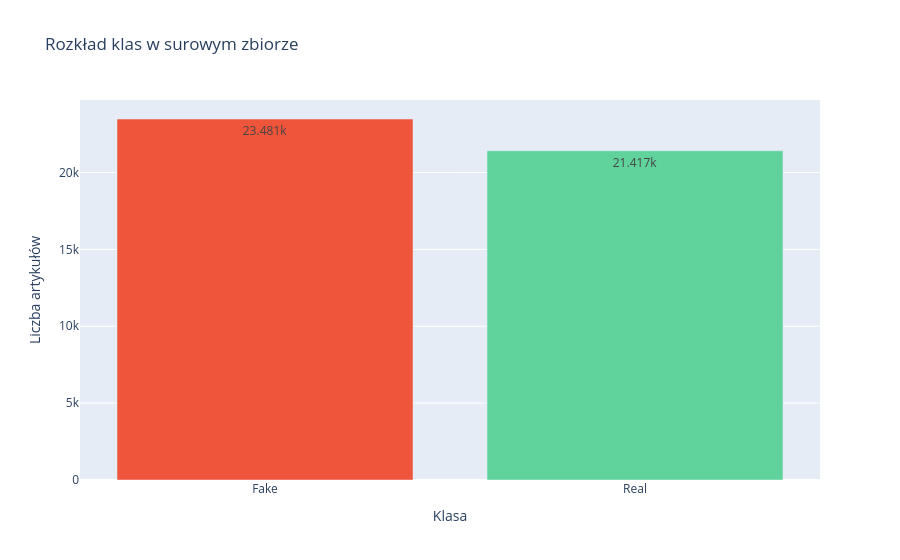

Write notebook code for a chart like this one.
### Code cell
counts = news_df["label"].value_counts().sort_index()
balance_df = pd.DataFrame(
    {
        "klasa": [LABEL_NAMES[i] for i in counts.index],
        "liczba": counts.values,
    }
)
fig = px.bar(
    balance_df,
    x="klasa",
    y="liczba",
    color="klasa",
    color_discrete_map={"Fake": LABEL_COLORS[0], "Real": LABEL_COLORS[1]},
    text_auto=True,
    title="Rozkład klas w surowym zbiorze",
)
fig.update_layout(showlegend=False, xaxis_title="Klasa", yaxis_title="Liczba artykułów")
fig.show()

ratio = counts[0] / counts[1]
print(f"Stosunek Fake/Real: {ratio:.3f}")

### Figure 1 — Plotly figure (JSON) as saved in the notebook; plotly's stock layout.template omitted (floating-point values rounded to 4 significant figures)
{"data": [{"hovertemplate": "klasa=%{x}<br>liczba=%{y}<extra></extra>", "legendgroup": "Fake", "marker": {"color": "#EF553B", "pattern": {"shape": ""}}, "name": "Fake", "orientation": "v", "showlegend": true, "textposition": "auto", "texttemplate": "%{y}", "type": "bar", "x": ["Fake"], "xaxis": "x", "y": [23481], "yaxis": "y"}, {"hovertemplate": "klasa=%{x}<br>liczba=%{y}<extra></extra>", "legendgroup": "Real", "marker": {"color": "#60D39D", "pattern": {"shape": ""}}, "name": "Real", "orientation": "v", "showlegend": true, "textposition": "auto", "texttemplate": "%{y}", "type": "bar", "x": ["Real"], "xaxis": "x", "y": [21417], "yaxis": "y"}], "layout": {"barmode": "relative", "legend": {"title": {"text": "klasa"}, "tracegroupgap": 0}, "showlegend": false, "title": {"text": "Rozkład klas w surowym zbiorze"}, "xaxis": {"anchor": "y", "categoryarray": ["Fake", "Real"], "categoryorder": "array", "domain": [0, 1], "title": {"text": "Klasa"}}, "yaxis": {"anchor": "x", "domain": [0, 1], "title": {"text": "Liczba artykułów"}}}}
